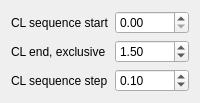
                <widget class="QWidget" name="clSequencePage">
                 <attribute name="title">
                  <string>CL Sequence</string>
                 </attribute>
                 <layout class="QFormLayout" name="clSequencePageForm">
                  <property name="rowWrapPolicy">
                   <enum>QFormLayout::WrapLongRows</enum>
                  </property>
                  <item row="0" column="0">
                   <widget class="QLabel" name="clSequenceStartLabel">
                    <property name="text">
                     <string>CL sequence start</string>
                    </property>
                   </widget>
                  </item>
                  <item row="0" column="1">
                   <widget class="QDoubleSpinBox" name="clSequenceStartSpin">
                    <property name="toolTip">
                     <string>First lift coefficient in the sequence.</string>
                    </property>
                    <property name="accessibleName">
                     <string>CL sequence start</string>
                    </property>
                    <property name="value">
                     <double>-0.5</double>
                    </property>
                    <property name="maximumWidth">
                     <number>100</number>
                    </property>
                   </widget>
                  </item>
                  <item row="1" column="0">
                   <widget class="QLabel" name="clSequenceEndLabel">
                    <property name="text">
                     <string>CL end, exclusive</string>
                    </property>
                   </widget>
                  </item>
                  <item row="1" column="1">
                   <widget class="QDoubleSpinBox" name="clSequenceEndSpin">
                    <property name="toolTip">
                     <string>Exclusive end: the end lift coefficient is not run.</string>
                    </property>
                    <property name="accessibleName">
                     <string>CL sequence exclusive end</string>
                    </property>
                    <property name="value">
                     <double>1.5</double>
                    </property>
                    <property name="maximumWidth">
                     <number>100</number>
                    </property>
                   </widget>
                  </item>
                  <item row="2" column="0">
                   <widget class="QLabel" name="clSequenceStepLabel">
                    <property name="text">
                     <string>CL sequence step</string>
                    </property>
                   </widget>
                  </item>
                  <item row="2" column="1">
                   <widget class="QDoubleSpinBox" name="clSequenceStepSpin">
                    <property name="toolTip">
                     <string>Lift-coefficient step. Zero is rejected.</string>
                    </property>
                    <property name="accessibleName">
                     <string>CL sequence step</string>
                    </property>
                    <property name="value">
                     <double>0.1</double>
                    </property>
                    <property name="maximumWidth">
                     <number>100</number>
                    </property>
                   </widget>
                  </item>
                 </layout>
                </widget>
